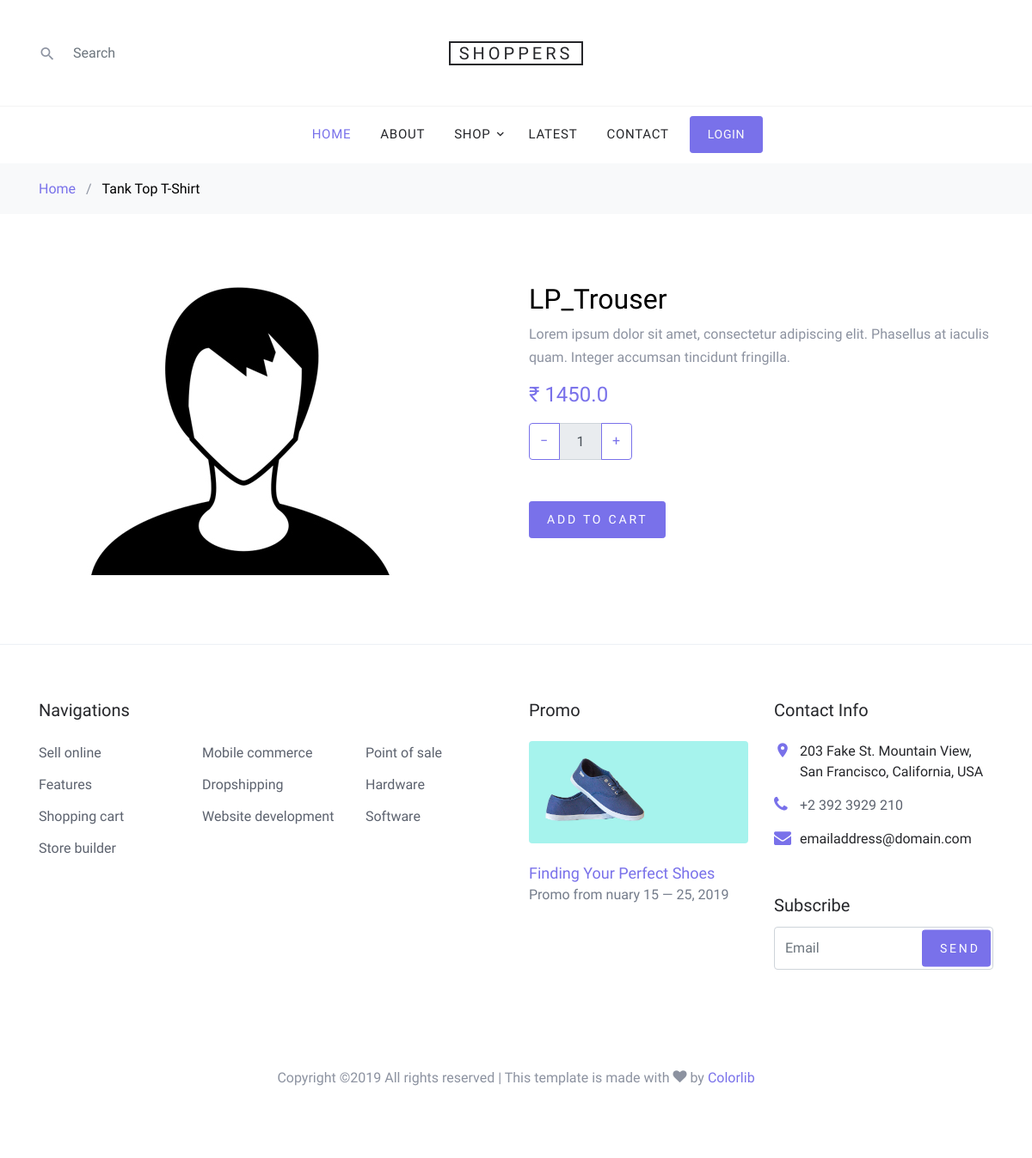
/products/lp_trouser, run on an earlier commit of the app's database.
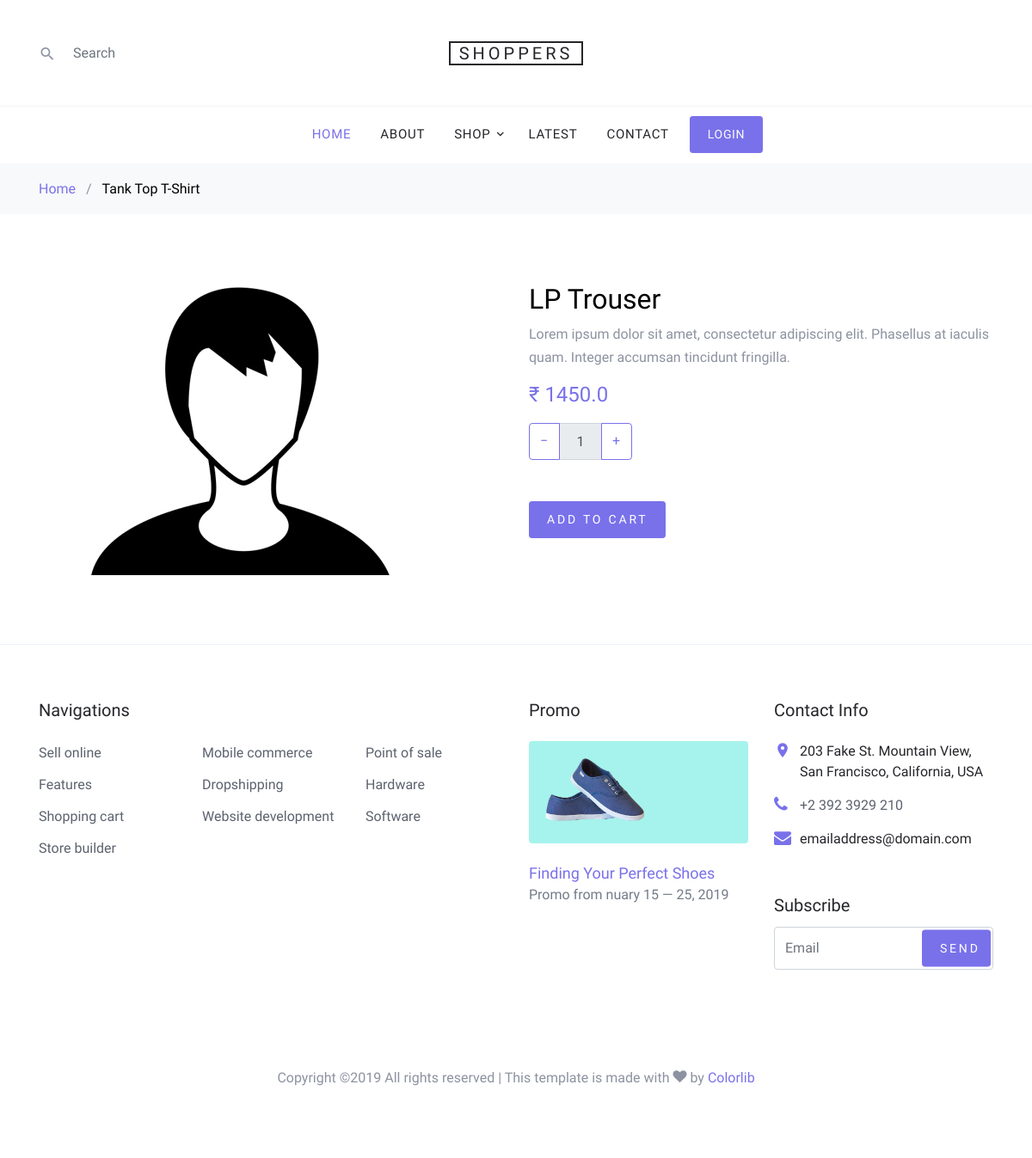
And on a later commit of the database.
### core/models.py (models this page shows, shortened)
class Item(models.Model):
    title = models.CharField(max_length=130)
    price = models.FloatField()
    discount_price = models.FloatField(blank=True, null=True)
    category = models.CharField(choices=CATEGORY_CHOICES, max_length=2)
    label = models.CharField(choices=LABEL_CHOICES,
                             max_length=2, blank=True, null=True)
    date_added = models.DateTimeField(auto_now_add=True, blank=True, null=True)
    slug = models.SlugField()
    description = models.TextField()
    image = models.ImageField()
    def get_add_to_cart_url(self):
        return reverse('core:add-to-cart', kwargs={
            'slug': self.slug,
        })

### core/views.py (the view)
# urls.py: path('products/<slug>', ProductDetailView.as_view(), name='product'),
class ProductDetailView(DetailView):
    model = Item
    template_name = "product_detail.html"

### templates/product_detail.html (shortened to what this page needs)
{% extends "base.html" %}
{% load static %}
{% block content %}
    <div class="bg-light py-3">
      <div class="container">
        <div class="row">
          <div class="col-md-12 mb-0"><a href="index.html">Home</a> <span class="mx-2 mb-0">/</span> <strong class="text-black">Tank Top T-Shirt</strong></div>
        </div>
      </div>
    </div>
    <div class="site-section">
      <div class="container">
        <div class="row">
          <div class="col-md-6">
            <img src="{{ object.image.url }}" alt="Image" class="img-fluid">
          </div>
          <div class="col-md-6">
            <h2 class="text-black">{{ object.title }}</h2>
            <p>{{ object.description }}</p>
            <p><strong class="text-primary h4">₹ {{ object.price }}</strong></p>
            <div class="mb-5">
              <div class="input-group mb-3" style="max-width: 120px;">
              <div class="input-group-prepend">
                <button class="btn btn-outline-primary js-btn-minus" type="button">&minus;</button>
              </div>
              <input disabled type="text" class="form-control text-center" value="1" placeholder="" aria-label="Example text with button addon" aria-describedby="button-addon1">
              <div class="input-group-append">
                <button class="btn btn-outline-primary js-btn-plus" type="button">&plus;</button>
              </div>
            </div>
            </div>
            <p><a href="{{ object.get_add_to_cart_url }}" class="buy-now btn btn-sm btn-primary">Add To Cart</a></p>
          </div>
        </div>
      </div>
    </div>
      </div>
{% endblock content%}

What changed in the data, as far as the page shows it:
changed Item: title "LP_Trouser" → "LP Trouser"
